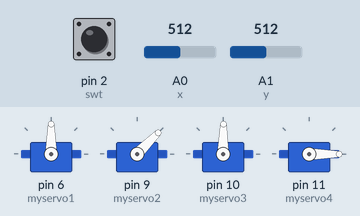
Bench run of a sketch on a simulated Arduino Uno, built with avr-gcc and run on an emulated ATmega328P. Parts: 4 × servo. The inputs (shaded band) are chosen by the test bench; at power-on: A0 (x) = 512, A1 (y) = 512, pin 2 (swt) HIGH. What the sketch prints to the serial monitor is not drawn.

Above: at 1.2 s.
1.3 s: A0 (x) set to 716
At 2.0 s:
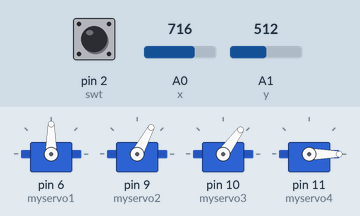
2.8 s: A1 (y) set to 716
At 3.2 s:
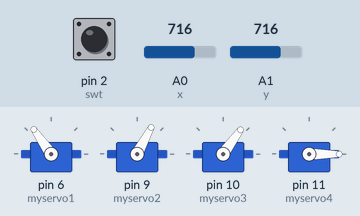
4.3 s: pin 2 (swt) pulled LOW for 0.15 s
At 4.37 s:
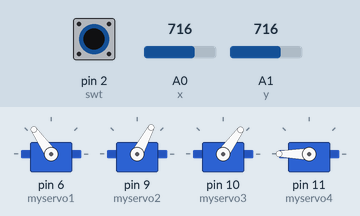
5.9 s: A0 (x) set to 900
At 6.7 s:
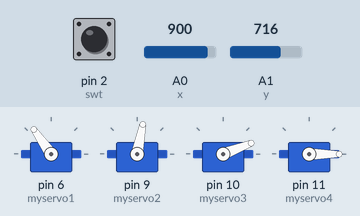
7.4 s: A1 (y) set to 900
At 7.9 s:
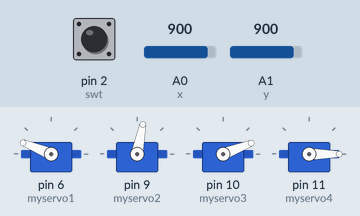
8.9 s: pin 2 (swt) pulled LOW for 1 s
At 9.7 s:
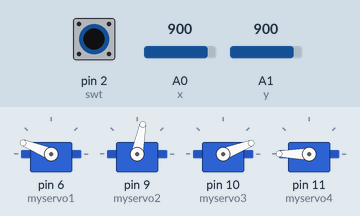
Timing chart, 0 to 11.9 s (numbered marks = the images above; inputs shaded):
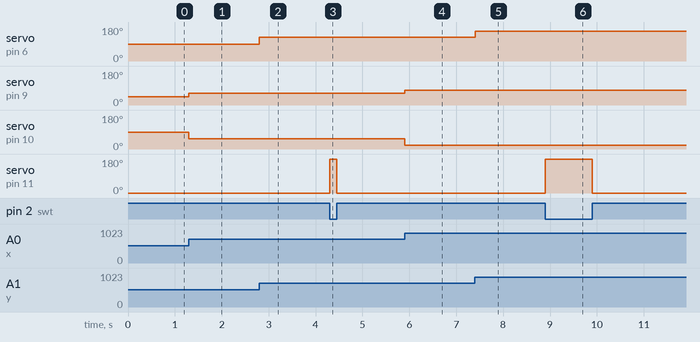

Measured:
- after the input at 1.3 s, servo on pin 9 (myservo2): 45° → 62° at once; servo on pin 10 (myservo3): 89° → 54° at once
- after the input at 2.8 s, servo on pin 6 (myservo1): 90° → 125° at once
- after the input at 4.3 s, servo on pin 11 (myservo4): 0° → 180° at once, → 0° 0.15 s later
- after the input at 5.9 s, servo on pin 9 (myservo2): 62° → 79° at once; servo on pin 10 (myservo3): 54° → 21° at once
- after the input at 7.4 s, servo on pin 6 (myservo1): 125° → 158° at once
- after the input at 8.9 s, servo on pin 11 (myservo4): 0° → 180° at once, → 0° 1.0 s later

The sketch:

joystick_controlled_robo_hand.ino
```cpp
//main code hand using 4 servo motors
#include <Servo.h>

Servo myservo1;
Servo myservo2;
Servo myservo3;
Servo myservo4;

int val1;
int val2;
int  val3;
int swt=2;
int x=0;
int y=1;

void setup() {
  // put your setup code here, to run once:

myservo1.attach(6);
myservo2.attach(9);
myservo3.attach(10);
myservo4.attach(11);
pinMode(2,INPUT);
pinMode(0,INPUT);
pinMode(1,INPUT);
digitalWrite(2,HIGH);
Serial.begin(115200);
}


void loop() {
  Serial.println(digitalRead(swt));
//left right control
val1 = analogRead(y);
//Serial.println(val1);
val1 = map(val1, 0, 1023, 0, 180);
myservo1.write(val1);
//Serial.println(val1);


//up down control
val2 = analogRead(x);
//Serial.println(val2);
val2 = map(val2, 0, 1023, 0, 90);
myservo2.write(val2);
//Serial.println(val2);

//up down  gripper control
val3 = analogRead(x);
//Serial.println(val3);
val3 = map(val3, 1023,0, 0, 180);
myservo3.write(val3);
//Serial.println(val3);

if(digitalRead(swt)==0)
  myservo4.write(180);
else
  myservo4.write( 0);


}
```
